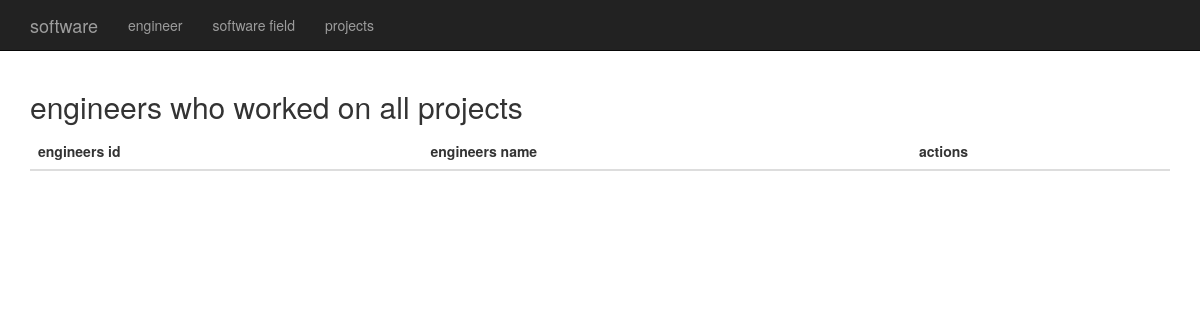
/?module=projects&page=allprojects, run on an earlier commit of the app's database.
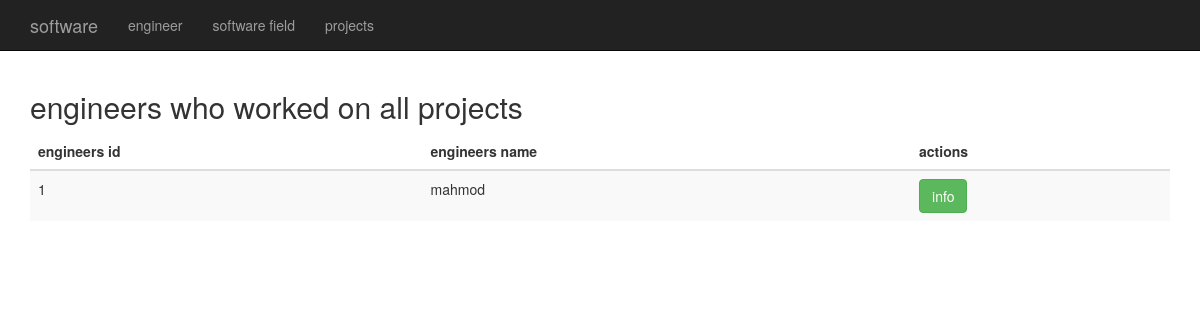
And on a later commit of the database.
### tables this page shows
CREATE TABLE `engineer` (
  `id` int(60) UNSIGNED NOT NULL,
  `firstname` varchar(30) NOT NULL,
  `lastname` varchar(30) NOT NULL,
  `addresss` varchar(50) DEFAULT NULL,
  `age` int(10) DEFAULT NULL,
  `birthdate` varchar(10) DEFAULT NULL
);

### inc/modules/projects/allprojects.php (the view, shortened to what this page needs)
<?php
$query="SELECT * FROM projects";
$results = mysqli_query($conn, $query);
$count=mysqli_num_rows($results);
?>
  <div class="row">
    <div class="col-xs-8">
      <h2>engineers who worked on all projects</h2>
    </div>
    <div class="col-xs-12">
      <?php
if($results){
?>
      <table class="table table-striped">
        <thead>
          <tr>
            <th>engineers id</th>
            <th>engineers name</th>
            <th>actions</th>
          </tr>
        </thead>
        <tbody>
          <?php
        $sql="SELECT id,firstname FROM engineer";
        $res=mysqli_query($conn,$sql);
        while($row=mysqli_fetch_assoc($res))
         {
             $tmpid=$row['id'];
            $sql2="SELECT works.project_id
            FROM works
            WHERE engineer_id=$tmpid ";
             $res2=mysqli_query($conn,$sql2);
            $count2=mysqli_num_rows($res2);
            if ($count==$count2) {
                ?>
                <tr>
                <td>
                <?=$row["id"]?>
                </td>
                <td>
                <?=$row["firstname"]?>
                </td>
                <td>
                <a href="./?module=engineer&page=info&id=<?php echo $row['id'];?>">
                  <button type="button" class="btn btn-success">info</button>
                </a>
              </td>
              </tr>
                <?php
            }
         }
        ?>
        </tbody>
      </table>
      <?php
}else{
  include('inc/problem/no_results.php');
}
?>
    </div>
  </div>

What changed in the data, as far as the page shows it:
added engineer: id "1", firstname "mahmod"
